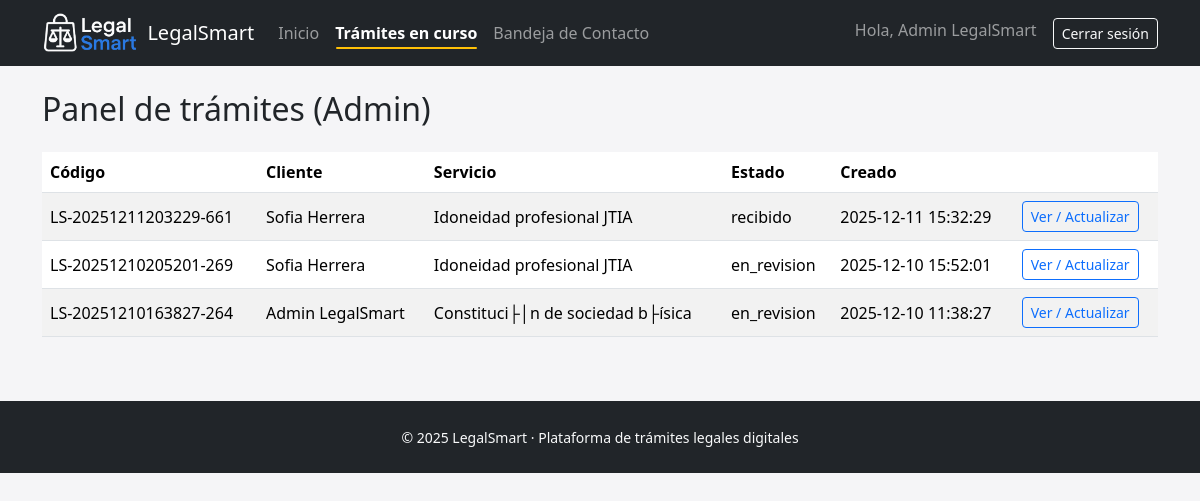
Page /admin_tramites.php (signed in) on the committed database.
### tables this page shows
CREATE TABLE `tramites` (
  `id` int NOT NULL AUTO_INCREMENT,
  `id_usuario` int NOT NULL,
  `id_servicio` int NOT NULL,
  `codigo_tramite` varchar(30) NOT NULL,
  `descripcion` text,
  `estado_actual` enum('recibido','en_revision','en_elaboracion','listo_entrega','completado','cancelado') NOT NULL DEFAULT 'recibido',
  `monto` decimal(10,2) NOT NULL,
  `observaciones_cliente` text,
  `observaciones_internas` text,
  `fecha_creacion` datetime NOT NULL DEFAULT CURRENT_TIMESTAMP,
  `fecha_actualizacion` datetime NOT NULL DEFAULT CURRENT_TIMESTAMP ON UPDATE CURRENT_TIMESTAMP,
  PRIMARY KEY (`id`),
  UNIQUE KEY `codigo_tramite` (`codigo_tramite`),
  KEY `fk_tramite_usuario` (`id_usuario`),
  KEY `fk_tramite_servicio` (`id_servicio`),
  CONSTRAINT `fk_tramite_servicio` FOREIGN KEY (`id_servicio`) REFERENCES `servicios` (`id`),
  CONSTRAINT `fk_tramite_usuario` FOREIGN KEY (`id_usuario`) REFERENCES `usuarios` (`id`)
);

CREATE TABLE `usuarios` (
  `id` int NOT NULL AUTO_INCREMENT,
  `nombre` varchar(80) NOT NULL,
  `email` varchar(120) NOT NULL,
  `password` varchar(255) NOT NULL,
  `rol` enum('cliente','admin') NOT NULL DEFAULT 'cliente',
  `fecha_registro` datetime NOT NULL DEFAULT CURRENT_TIMESTAMP,
  PRIMARY KEY (`id`),
  UNIQUE KEY `email` (`email`)
);

CREATE TABLE `servicios` (
  `id` int NOT NULL AUTO_INCREMENT,
  `nombre` varchar(150) NOT NULL,
  `descripcion` text NOT NULL,
  `precio` decimal(10,2) NOT NULL,
  `tiempo_estimado` varchar(100) DEFAULT NULL,
  `slug` varchar(160) DEFAULT NULL,
  `activo` tinyint(1) NOT NULL DEFAULT '1',
  `detalle` longtext,
  `documentos_json` longtext,
  PRIMARY KEY (`id`)
);

### admin_tramites.php (the view, shortened to what this page needs)
<?php
require_once __DIR__ . '/config/db.php';
$stmt = $pdo->query("
    SELECT t.*, s.nombre AS servicio_nombre, u.nombre AS usuario_nombre
    FROM tramites t
    JOIN servicios s ON s.id = t.id_servicio
    JOIN usuarios u ON u.id = t.id_usuario
    ORDER BY t.fecha_creacion DESC
");
$tramites = $stmt->fetchAll(PDO::FETCH_ASSOC);
require_once __DIR__ . '/includes/header.php';
require_once __DIR__ . '/includes/navbar.php';
?>
<div class="container">
  <h2 class="mb-4">Panel de trámites (Admin)</h2>
  <div class="table-responsive">
    <table class="table table-striped align-middle">
      <thead>
        <tr>
          <th>Código</th>
          <th>Cliente</th>
          <th>Servicio</th>
          <th>Estado</th>
          <th>Creado</th>
          <th></th>
        </tr>
      </thead>
      <tbody>
        <?php foreach ($tramites as $t): ?>
          <tr>
            <td><?= htmlspecialchars($t['codigo_tramite']); ?></td>
            <td><?= htmlspecialchars($t['usuario_nombre']); ?></td>
            <td><?= htmlspecialchars($t['servicio_nombre']); ?></td>
            <td><?= htmlspecialchars($t['estado_actual']); ?></td>
            <td><?= htmlspecialchars($t['fecha_creacion']); ?></td>
            <td>
              <a href="admin_tramite_detalle.php?id=<?= $t['id']; ?>" class="btn btn-sm btn-outline-primary">
                Ver / Actualizar
              </a>
            </td>
          </tr>
        <?php endforeach; ?>
      </tbody>
    </table>
  </div>
</div>
<?php require_once __DIR__ . '/includes/footer.php'; ?>

### assets/css/style.css (style rules this page uses)
body.bg-light { background-color: #f5f5f7 !important; }

### rows in the picture
tramites: codigo_tramite "LS-20251211203229-661", id_usuario.nombre "Sofia Herrera", id_servicio.nombre "Idoneidad profesional JTIA", estado_actual "recibido", fecha_creacion "2025-12-11 15:32:29"
tramites: codigo_tramite "LS-20251210205201-269", id_usuario.nombre "Sofia Herrera", id_servicio.nombre "Idoneidad profesional JTIA", estado_actual "en_revision", fecha_creacion "2025-12-10 15:52:01"
tramites: codigo_tramite "LS-20251210163827-264", id_usuario.nombre "Admin LegalSmart", id_servicio.nombre "Constituci├│n de sociedad b├ísica", estado_actual "en_revision", fecha_creacion "2025-12-10 11:38:27"

### other values in the picture
$_SESSION['user_nombre'] "Admin LegalSmart"
